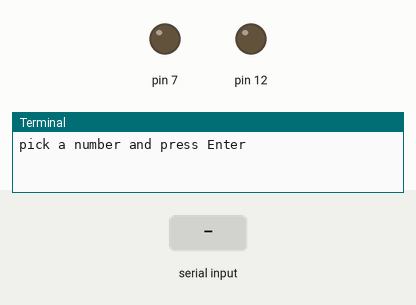
Simulated run of this program. Board: Raspberry Pi (header pin numbers). On the bench: output pins drawn as LEDs (lit = HIGH), the last lines printed to the terminal. The test bench sets the inputs (shaded band). Random numbers come from a fixed seed.

Above: at 1.2 s.
1.3 s: "90" typed at the terminal, then Enter
At 1.53 s:
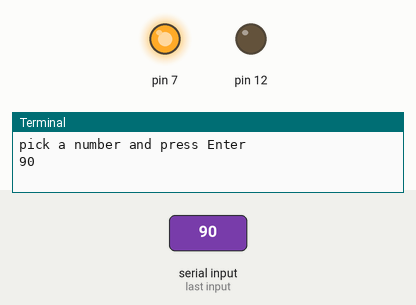
At 4.15 s:
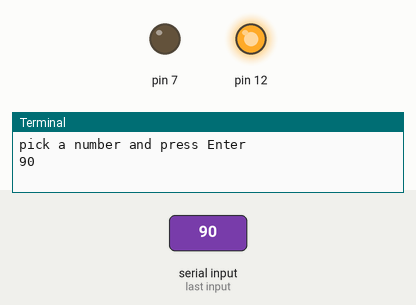
Timing chart, 0 to 10.3 s (numbered marks = the images above; inputs shaded):
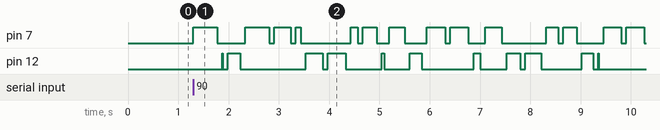

Measured:
- after the input at 1.3 s, pin 7: LOW → HIGH at once, → LOW 0.47 s later, → HIGH 0.56 s later, → LOW 0.48 s later, … (28 changes in this stretch)

The program:

led_blink.py
```python
# import GPIO package
import RPi.GPIO as GPIO
import time
import random
print("pick a number and press Enter")
x = input()
GPIO.setmode(GPIO.BOARD)
GPIO.setup(7, GPIO.OUT) # GPIO4 is at pin 7
GPIO.setup(12, GPIO.OUT) # GPIO18 is at pin 12
# main routine
cols = ["red", "green"]
colseq = random.choices(cols, k = int(x))
try:
	# here the main behavior
	#for i in range(int(x)):
	for color in colseq:
		if color == "red":
			rdton = random.sample(list(range(1,50,1)),1)[0]/100
			GPIO.output(7,True) # RED ON
			time.sleep(rdton)
			GPIO.output(7, False) # RED OFF
			time.sleep(0.1)
		else:
			rdton = random.sample(list(range(1,50,1)),1)[0]/100
			GPIO.output(12, True) # GREEN ON
			time.sleep(rdton)
			GPIO.output(12, False) # GREEN OFF
			time.sleep(.1)
# execption for clean reset
except KeyboardInterrupt:
	# whatever should happen if keyboard interrupt
	print("Program ended by user")
except:
	# All other error that can happen
	print("Other exception occured!!!")
finally:
	GPIO.cleanup() # ensure clean exit
```
